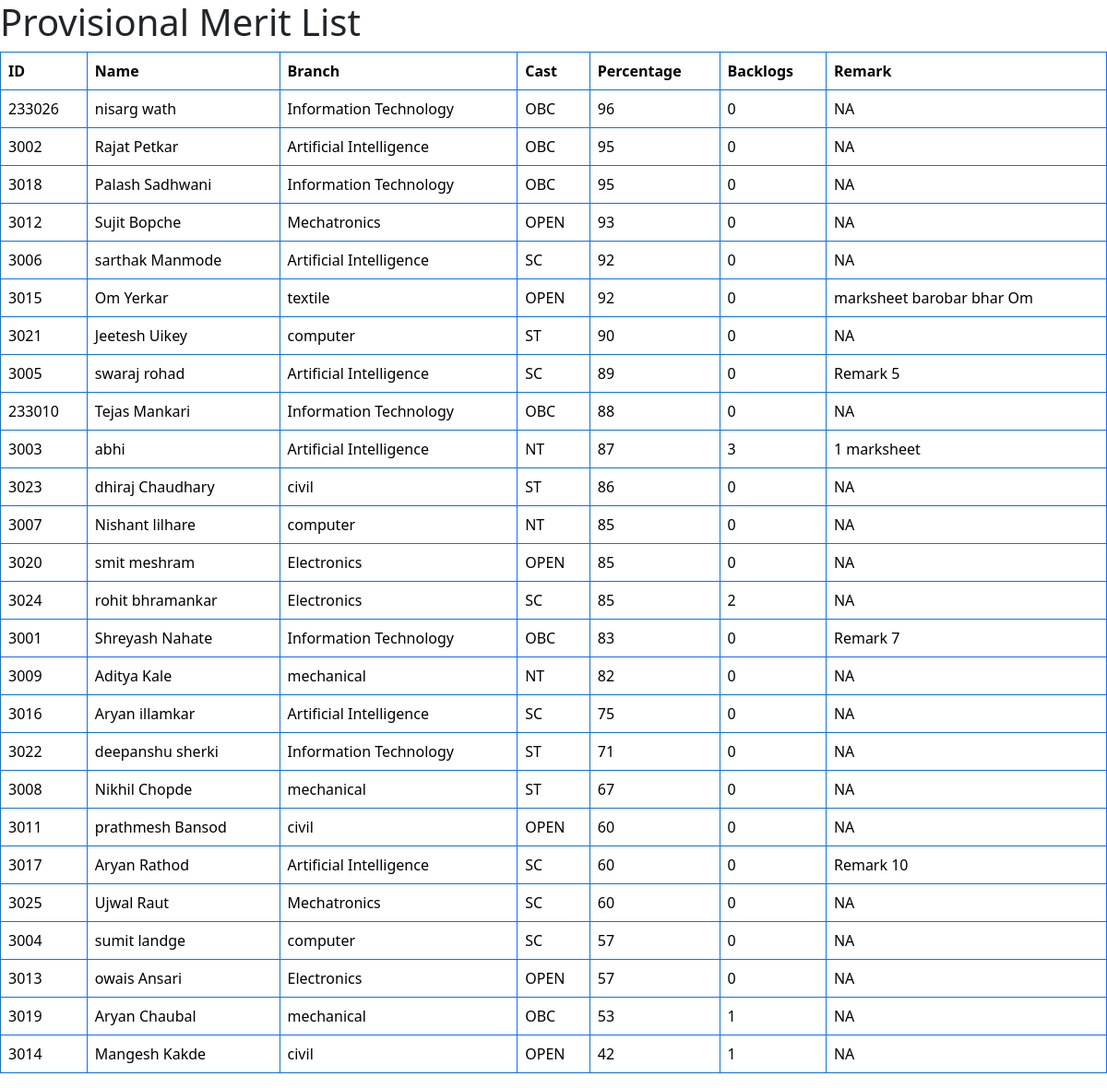
Before: /Provisional_list3/ with the older database file.
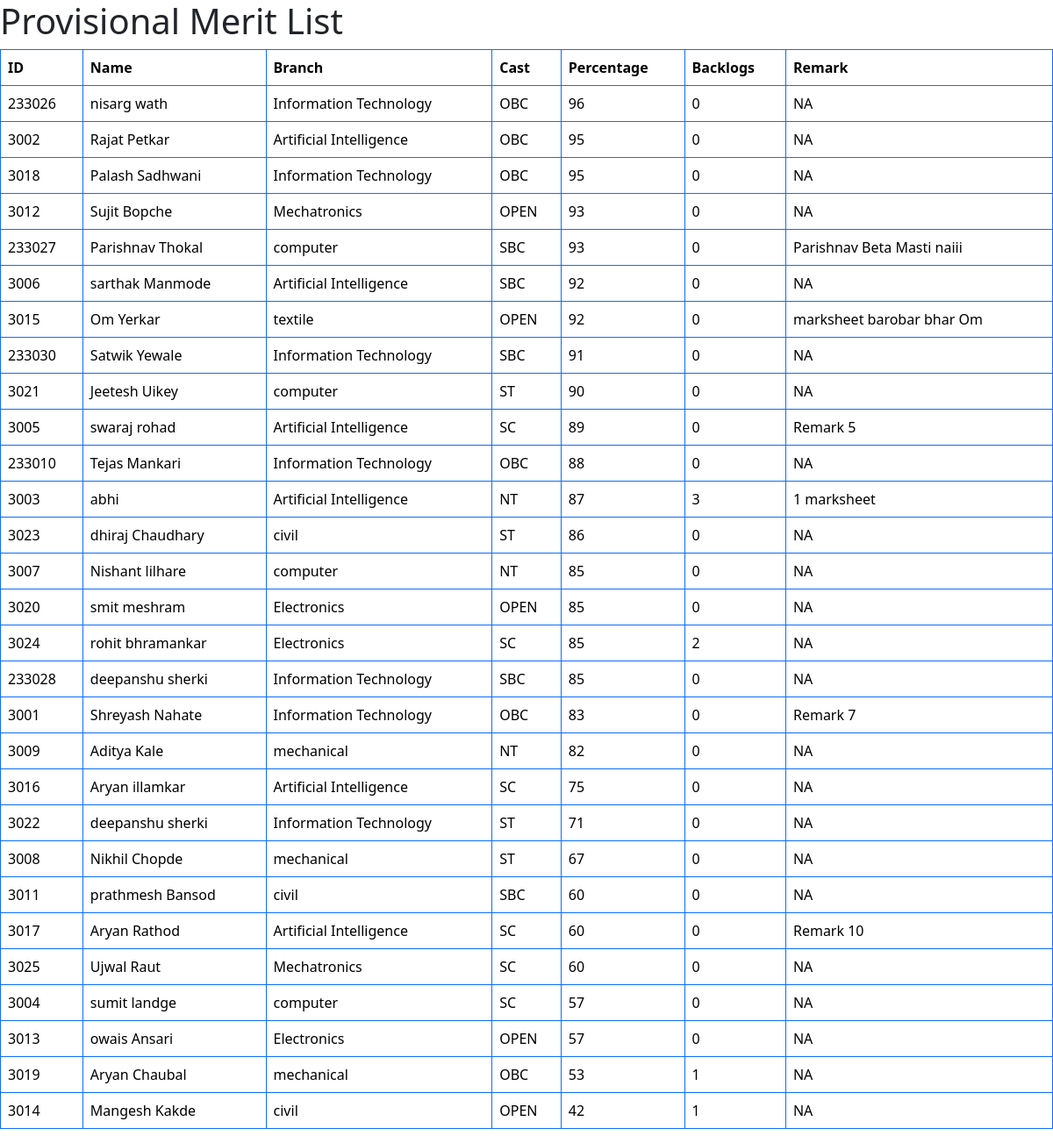
After: the same page with the newer database file.
### Hostel_Addmission/models.py (models this page shows)
class HostelData3(models.Model):
    fno3 = models.IntegerField(default=3000)
    name = models.CharField(max_length=100)
    DOB = models.DateField()
    cast = models.CharField(max_length=50)
    nationality = models.CharField(max_length=10)
    BGroup = models.CharField(max_length=4)
    phone1 = models.IntegerField()
    Address1 = models.CharField(max_length=50)
    Email = models.EmailField(max_length=50)
    Branch = models.CharField(max_length=30)
    Backlog = models.CharField(max_length=3,default='YES')
    Nu_Backlog = models.IntegerField(default=0)
    percentage = models.IntegerField()
    Father_name = models.CharField(max_length=100)
    phone2 = models.IntegerField()
    Address2 = models.CharField(max_length=50)
    occupation = models.CharField(max_length=50)
    shift = models.CharField(max_length=8)
    Enroll = models.CharField(max_length=10)
    SPhoto = models.FileField(upload_to='3signatures/student/',default='file.jpg')
    student_signature = models.FileField(upload_to='3signatures/student/',default='file.jpg')
    father_signature = models.FileField(upload_to='3signatures/father/',default='file.jpg')
    marksheet1 = models.FileField(upload_to='3marksheet1/', default='file.pdf')
    marksheet2 = models.FileField(upload_to='3marksheet2/', default='file.pdf')
    Domacile = models.FileField(upload_to='3Domacile/', default='file.pdf')
    Allotment = models.FileField(upload_to='3Allotment/', default='file.pdf')
    Addmission = models.FileField(upload_to='3Addmission/', default='file.pdf')
    Registration  = models.FileField(upload_to='3Registration/', default='file.pdf')
    remark = models.CharField(max_length=200, default='NA')

### Hostel_Addmission/views.py (the view)
# urls.py: path('Provisional_list3/',views.Provisional_list3,name='Provisional_list3'),
def Provisional_list3(request):
    data = HostelData3.objects.all()
    data = sorted(data ,key=lambda x:(-x.percentage))
    return render(request , 'Admin_OP/Provisional1/third_year.html',{'data':data} )

### Hostel_Addmission/templates/Admin_OP/Provisional1/third_year.html (shortened to what this page needs)
<!DOCTYPE html>
<html lang="en">
<head>
    <link rel="stylesheet" href="https://cdn.jsdelivr.net/npm/bootstrap@5.3.1/dist/css/bootstrap.min.css">
    <link rel="stylesheet" href="https://cdn.jsdelivr.net/npm/bootstrap@5.3.1/dist/js/bootstrap.bundle.min.js">
</head>
<body>
    <div id="provisional">
     <h1>
     </h1>
        <table class="table table-bordered border-primary">
            <thead>
            <tr>
                <th scope="col">ID</th>
                <th scope="col">Name</th>
                <th scope="col">Branch</th>
                <th scope="col">Cast</th>
                <th scope="col">Percentage</th>
                <th scope="col">Backlogs</th>
                <th scope="col">Remark</th>
            </tr>
            </thead>
        <tbody>
            {% for student in data %}
            <tr>
                <td>{{ student.fno3 }}</td>
                <td>{{ student.name }}</td>
                <td>{{ student.Branch }}</td>
                <td>{{ student.cast }}</td>
                <td>{{ student.percentage }}</td>
                <td>{{ student.Nu_Backlog }}</td>
                <td>{{ student.remark }}</td>
            </tr>
            {% endfor %}
        </tbody>
        </table>
    </div>
</body>
</html>

Changed rows visible on the page:
added HostelData3: fno3 "233027", name "Parishnav Thokal", Branch "computer", cast "SBC", percentage "93", Nu_Backlog "0", remark "Parishnav Beta Masti naiii"
changed HostelData3 "sarthak Manmode": cast "SC" → "SBC"
added HostelData3: fno3 "233030", name "Satwik Yewale", Branch "Information Technology", cast "SBC", percentage "91", Nu_Backlog "0", remark "NA"
added HostelData3: fno3 "233028", name "deepanshu sherki", Branch "Information Technology", cast "SBC", percentage "85", Nu_Backlog "0", remark "NA"
changed HostelData3 "prathmesh Bansod": cast "OPEN" → "SBC"
